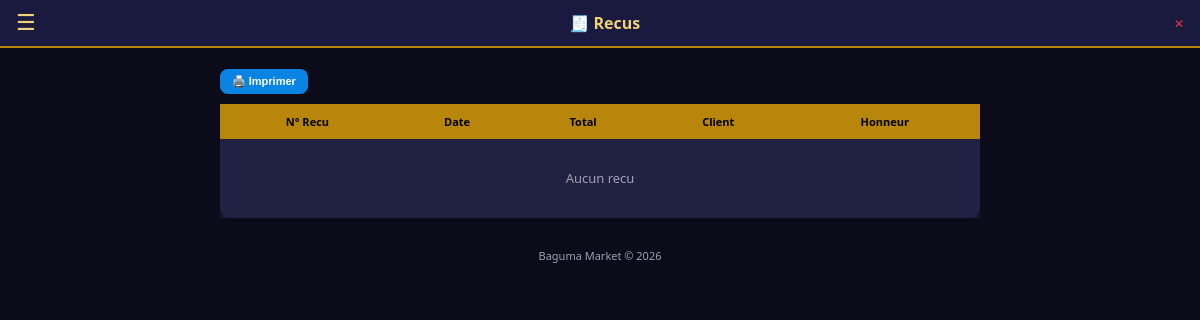
The app's page /recus (signed in), older data.
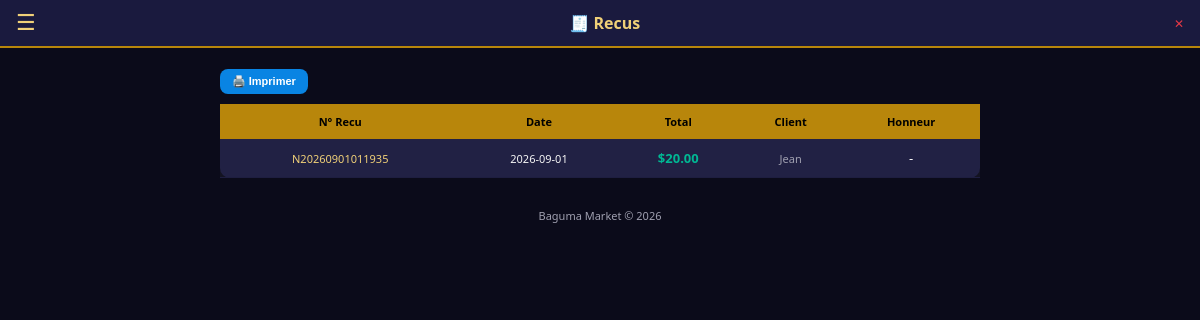
The same page, newer data.
### tables this page shows
CREATE TABLE recus (
        id INTEGER PRIMARY KEY AUTOINCREMENT,
        numero TEXT UNIQUE, client_nom TEXT, client_tel TEXT,
        total_usd REAL, total_cdf REAL,
        est_honneur INTEGER DEFAULT 0,
        date TEXT, heure TEXT
    , client_id INTEGER DEFAULT NULL, tenant_id INTEGER DEFAULT 0);

### web.py (the view)
@app.route("/recus")
@login_required
def recus():
    conn = get_db()
    c = conn.cursor()
    etid = get_effective_tid()
    if etid is not None:
        c.execute("""SELECT r.id, r.numero, r.date, r.total_usd, r.total_cdf, r.client_nom, r.est_honneur
            FROM recus r WHERE r.tenant_id=? ORDER BY r.date DESC LIMIT 100""", (etid,))
    else:
        c.execute("""SELECT r.id, r.numero, r.date, r.total_usd, r.total_cdf, r.client_nom, r.est_honneur
            FROM recus r ORDER BY r.date DESC LIMIT 100""")
    recus_list = c.fetchall()
    conn.close()
    return render_template("recus.html", recus_list=recus_list, is_admin=is_admin())

### web.py (called while the page is built)
def get_db():
    conn = sqlite3.connect(DB)
    conn.row_factory = sqlite3.Row
    return conn

def login_required(f):
    from functools import wraps
    @wraps(f)
    def decorated(*args, **kwargs):
        if "user_id" not in session:
            return redirect(url_for("login"))
        return f(*args, **kwargs)
    return decorated

def is_admin():
    return session.get("tenant_id", 0) == 0 and session.get("role") == "admin"

def get_effective_tid():
    if is_admin():
        return session.get("view_tenant")
    return session.get("tenant_id")

### templates/recus.html (shortened to what this page needs)
{% extends "base.html" %}
{% block body %}
<div class="topbar">
<button class="menu-btn" onclick="toggleNav()">☰</button>
<h1>🧾 Recus</h1>
<a href="/logout" style="color:var(--red);font-size:12px">✕</a>
</div>
<div class="container">
{% if not is_admin %}<button class="btn btn-blue btn-sm" onclick="window.print()" style="margin-bottom:10px">🖨️ Imprimer</button>{% endif %}
<div class="card" style="padding:0"><div class="table-scroll">
<table>
<tr><th>N° Recu</th><th>Date</th><th>Total</th><th>Client</th><th>Honneur</th></tr>
{% for r in recus_list %}
<tr>
<td style="font-size:11px;color:var(--gold2)">{{r[1]}}</td>
<td style="font-size:11px">{{r[2]}}</td>
<td class="tag-entree">${{ "%.2f"|format(r[3]) }}</td>
<td style="font-size:11px;color:var(--txt2)">{{r[5] or '-'}}</td>
<td>{{'⭐' if r[6] else '-'}}</td>
</tr>
{% endfor %}
{% if not recus_list %}<tr><td colspan="5" class="empty">Aucun recu</td></tr>{% endif %}
</table></div></div>
<div class="footer">Baguma Market &copy; 2026</div>
</div>
{% endblock %}

Row changes from the older to the newer data that the page shows:
added recus: numero "N20260901011935", date "2026-09-01", total_usd "20.00", client_nom "Jean", est_honneur "-"
Text that changed along with them:
text no longer shown: "Aucun recu"
